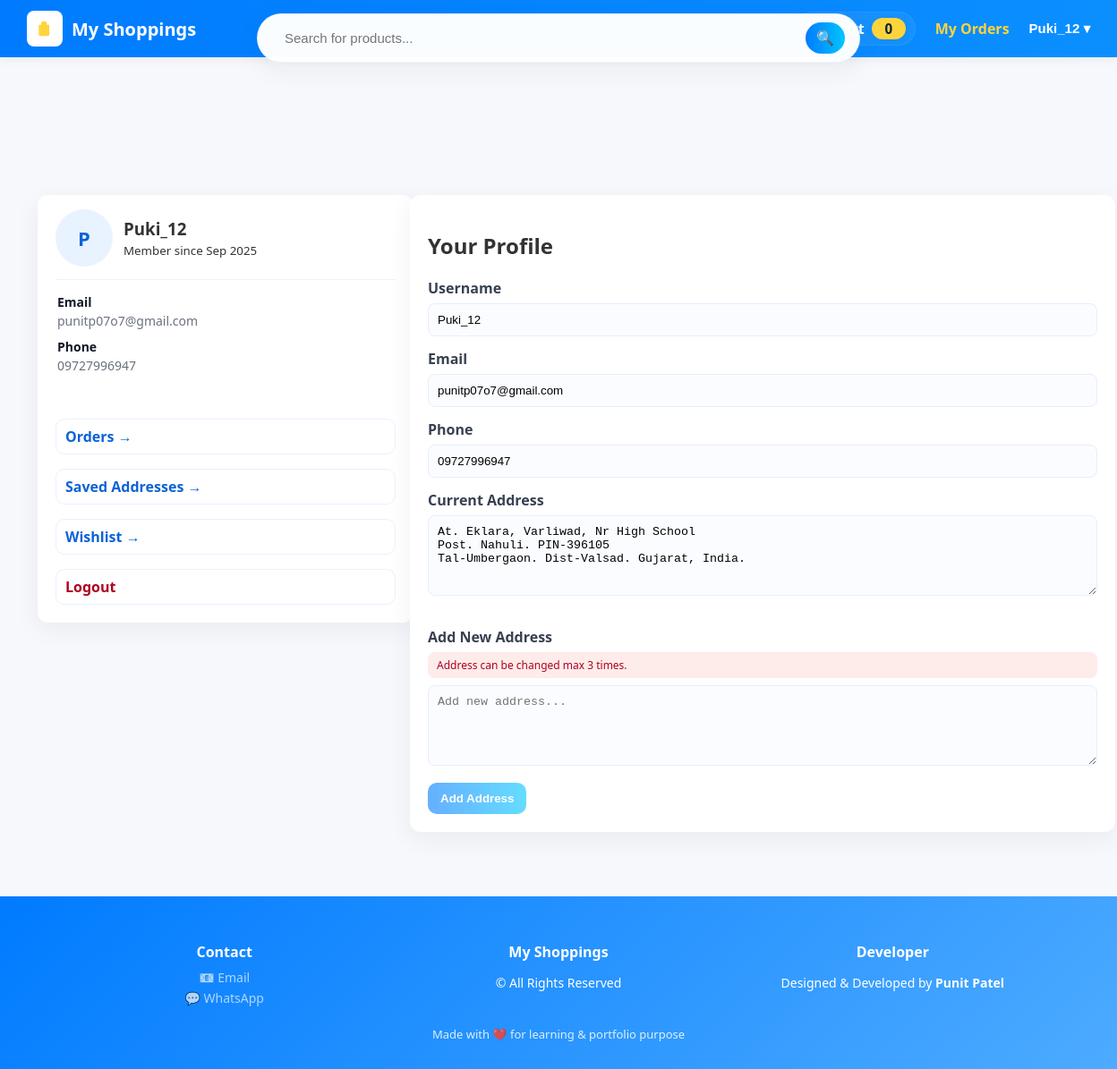
Screenshot of /shop/profile/ (signed in) with the database file from the repository.
### shop/models.py (models this page shows, shortened)
class Profile(models.Model):
    user = models.OneToOneField(User, on_delete=models.CASCADE, related_name="profile")
    phone = models.CharField(max_length=20, blank=True, null=True)
    address = models.TextField(blank=True, null=True)
    signup_provider = models.CharField(
        max_length=20,
        choices=(("manual", "Manual"), ("google", "Google")),
        default="manual"
    )

class Address(models.Model):
    profile = models.ForeignKey(
        Profile,
        related_name="addresses",
        on_delete=models.CASCADE
    )
    address = models.TextField()
    created_at = models.DateTimeField(auto_now_add=True)
    class Meta:
        ordering = ["-created_at"]

### shop/views.py (the view)
# urls.py: path('profile/', views.profile, name='profile'),
@login_required
def profile(request):
    profile, _ = Profile.objects.get_or_create(
        user=request.user,
        defaults={"signup_provider": "google"}  # Google fallback
    )
    if request.method == "POST":
        profile.phone = request.POST.get("phone", "").strip()
        profile.address = request.POST.get("address", "").strip()
        profile.save()
        return redirect("shop:profile")
    return render(request, "shop/profile.html", {
    "profile": profile,
    "address_limit_reached": profile.addresses.count() >= 3
})

### shop/cart.py (called while the page is built)
    def __len__(self):
        return sum(int(item["quantity"]) for item in self.cart.values())

### shop/context_processors.py (called while the page is built)
def cart_counts(request):
    try:
        cart = Cart(request)
        unique = len(cart.cart) if hasattr(cart, 'cart') else 0
        total_qty = len(cart)
    except Exception:
        unique = 0
        total_qty = 0
    return {
        "cart_unique_items": unique,
        "cart_total_qty": total_qty,
    }

### shop/templates/shop/profile.html (shortened to what this page needs)
{% extends "shop/base.html" %}
{% load static %}
{% block content %}
<div class="profile-wrap">
  <div class="card" style="position:relative;">
    <div class="avatar">
      <div class="img">{{ request.user.username|slice:":1"|upper }}</div>
      <div>
        <h3>{{ request.user.username }}</h3>
        <small>Member since {{ request.user.date_joined|date:"M Y" }}</small>
      </div>
    </div>
    <hr>
    <div class="info-block">
  <div class="info-label">Email</div>
  <div class="info-value">{{ request.user.email }}</div>
</div>
<div class="info-block">
  <div class="info-label">Phone</div>
  <div class="info-value">{{ profile.phone|default:"Not added" }}</div>
</div>
    <div class="quick-links">
      <a href="{% url 'shop:my_orders' %}">Orders →</a>
     <div class="saved-address-hover">
  <a href="javascript:void(0)" class="saved-address-trigger">
    Saved Addresses →
  </a>
</div>
      <a href="{% url 'shop:wishlist' %}">Wishlist →</a>
      <a href="{% url 'shop:logout' %}" style="color:#b00020;">Logout</a>
    </div>
  </div>
  <div class="card">
    <h2>Your Profile</h2>
    <form method="post">
      <div class="form-group">
        <label>Username</label>
        <input type="text" value="{{ request.user.username }}" readonly>
      </div>
      <div class="form-group">
        <label>Email</label>
        <input type="email" value="{{ request.user.email }}" readonly>
      </div>
      <div class="form-group">
        <label>Phone</label>
        <input type="tel" name="phone" value="{{ profile.phone|default:'' }}">
      </div>
      <div class="form-group">
        <label>Current Address</label>
        <textarea
          readonly>{% with profile.addresses.first as addr %}{% if addr %}{{ addr.address }}{% endif %}{% endwith %}</textarea>
      </div>
    </form>
<form method="post" action="{% url 'shop:add_address' %}" style="margin-top:16px;">
  <div class="form-group" style="position:relative;">
    <label>Add New Address</label>
    {% if address_limit_reached %}
    <div id="addressLimitMsg" style="
      background:#fdecea;
      color:#b00020;
      padding:6px 10px;
      border-radius:8px;
      font-size:12px;
      margin-bottom:8px;
    ">
      Address can be changed max 3 times.
    </div>
    {% endif %}
    <textarea
      name="address"
      placeholder="Add new address..."
      {% if address_limit_reached %}disabled{% endif %}
      required
    ></textarea>
  </div>
  <button
    class="btn-primary"
    type="submit"
    {% if address_limit_reached %}disabled style="opacity:0.6;cursor:not-allowed;"{% endif %}
  >
    Add Address
  </button>
</form>
    {% endblock %}

### shop/templates/shop/base.html (shortened to what this page needs)
{% load static %}
<!doctype html>
<html lang="en">
<head>
  <link rel="stylesheet" href="{% static 'shop/css/style.css' %}">
</head>
<body data-initial-cart-count="{{ cart_unique_items|default:0 }}">
  <form class="floating-search" method="get" action="{% url 'shop:product_list' %}">
    <input type="text" name="q" value="{{ query }}" placeholder="Search for products...">
    <button type="submit" aria-label="Search">
      🔍
    </button>
  </form>
  <header>
    <a class="brand" href="{% url 'shop:product_list' %}">
      <span class="logo" aria-hidden="true">
        <svg viewBox="0 0 24 24" xmlns="http://www.w3.org/2000/svg" aria-hidden="true">
          <path d="M7 7V6a4 4 0 0 1 8 0v1h3v13a2 2 0 0 1-2 2H6a2 2 0 0 1-2-2V7h3zM9 7h6" fill="#ffd43b" />
        </svg>
      </span>
      <div>
        <div class="title">My Shoppings</div>
      </div>
    </a>
    <div style="display:flex; align-items:center; gap:12px;">
      <a href="{% url 'shop:cart_detail' %}" class="cart-badge" id="cartLink" aria-label="Cart">
        <span style="font-weight:700;color:#fff;margin-left:6px;">Cart</span>
        <span id="cartCountBadge" class="cart-count" aria-live="polite" aria-atomic="true">
          {{ cart_unique_items|default:0 }}
        </span>
      </a>
      <a href="{% url 'shop:my_orders' %}" style="color:#ffd43b; font-weight:600;">My Orders</a>
      <div class="account">
        {% if request.user.is_authenticated %}
        <button class="account-btn" id="accountBtn">{{ request.user.get_username }} ▾</button>
        {% else %}
        <a href="{% url 'shop:login' %}" style="color:#ffd43b; font-weight:600;">Login</a>
        <a href="{% url 'shop:signup' %}" style="color:#ffd43b; font-weight:600; margin-left:6px;">Signup</a>
        {% endif %}
      </div>
    </div>
  </header>
  <main>
    {% block content %}{% endblock %}
  </main>
  <footer>
    <div class="footer-container">
      <div class="footer-column">
        <h4>Contact</h4>
        <a href="mailto:punitp0170@gmail.com" target="_blank">📧 Email</a>
        <a href="https://wa.me/917048856947" target="_blank">💬 WhatsApp</a>
      </div>
      <div class="footer-column">
        <h4>My Shoppings</h4>
        <p>© {{ now|date:"Y" }} All Rights Reserved</p>
      </div>
      <div class="footer-column">
        <h4>Developer</h4>
        <p>Designed & Developed by <strong>Punit Patel</strong></p>
      </div>
    </div>
    <div class="footer-bottom">
      Made with ❤️ for learning & portfolio purpose
    </div>
  </footer>
</body>
</html>

### static/shop/css/style.css (style rules this page uses)
:root { --muted:#6b7280 }

### shop/templates/shop/base.html (style rules this page uses)
body { font-family: 'Segoe UI', Tahoma, Arial, sans-serif; margin: 0; background: #f6f8fb; color: #333; overflow-x: hidden; display: flex; flex-direction: column; min-height: 100vh; -webkit-font-smoothing: antialiased; -moz-osx-font-smoothing: grayscale; }
header { background: linear-gradient(90deg, #007BFF 0%, #0b8fff 100%); color: #fff; padding: 12px 20px; display: flex; justify-content: space-between; align-items: center; flex-wrap: wrap; position: relative; z-index: 2; box-shadow: 0 3px 10px rgba(6, 40, 84, 0.06); }
header .brand { display: flex; align-items: center; gap: 10px; text-decoration: none; color: #ffd43b; }
.brand .logo { width: 34px; height: 34px; border-radius: 8px; background: #fff; display: grid; place-items: center; padding: 3px; }
.brand .logo svg { width: 20px; height: 20px; fill: #0077d9; }
.brand .title { font-size: 20px; font-weight: 700; color: #fff; margin: 0; }
header a { color: #ffd43b; text-decoration: none; font-weight: 600; margin-left: 10px; }
.account { position: relative; display: inline-block; }
.account .account-btn { background: transparent; border: none; color: #fff; font-weight: 600; cursor: pointer; font-size: 15px; padding: 6px 10px; border-radius: 8px; }
.cart-badge { display: inline-flex; align-items: center; gap: 8px; background: rgba(255, 255, 255, 0.06); padding: 6px 10px; border-radius: 999px; color: #fff; font-weight: 600; text-decoration: none; border: 1px solid rgba(255, 255, 255, 0.06); }
.cart-count { background: #ffd43b; color: #07263a; font-weight: 800; padding: 2px 8px; border-radius: 999px; font-size: 0.95rem; min-width: 22px; text-align: center; display: inline-block; box-shadow: 0 2px 6px rgba(8, 30, 60, 0.06); }
.floating-search { position: fixed; top: 15px; left: 50%; transform: translateX(-50%); z-index: 1000; background: rgba(255, 255, 255, 0.98); border-radius: 30px; box-shadow: 0 8px 30px rgba(6, 40, 84, 0.06); padding: 8px 16px; display: flex; align-items: center; gap: 10px; width: 86%; max-width: 640px; border: 1px solid rgba(10, 40, 100, 0.05); }
.floating-search input[type="text"] { flex: 1; padding: 10px 14px; border: none; outline: none; background: transparent; font-size: 15px; color: #333; }
.floating-search button { background: linear-gradient(90deg, #007BFF, #00C6FF); border: none; color: white; padding: 8px 12px; border-radius: 999px; cursor: pointer; font-size: 16px; }
main { flex: 1; max-width: 1200px; margin: 110px auto 24px auto; padding: 0 16px; width: 100%; }
.card { background: #fff; border-radius: 12px; box-shadow: 0 4px 12px rgba(0, 0, 0, 0.08); overflow: hidden; display: flex; flex-direction: column; justify-content: space-between; width: 100%; max-width: 280px; transition: all 0.25s ease; transform: translateY(10px); cursor: pointer; }
footer { background: linear-gradient(135deg, #007BFF, #4dabff); color: #fff; padding: 30px 10px; font-size: 14px; margin-top: auto; }
.footer-container { display: flex; justify-content: space-between; flex-wrap: wrap; max-width: 1100px; margin: auto; text-align: center; gap: 20px; }
.footer-column { flex: 1; min-width: 200px; }
.footer-column h4 { margin-bottom: 8px; font-size: 16px; font-weight: bold; color: #fff; }
.footer-column a { color: #fffa; text-decoration: none; display: block; margin: 4px 0; font-size: 14px; }
.footer-bottom { text-align: center; margin-top: 18px; font-size: 13px; opacity: 0.85; }

### rows the page displays
Profile: phone "09727996947", id.address "At. Eklara, Varliwad, Nr High School Post. Nahuli. PIN-396105 Tal-Umbergaon. Dist-Valsad. Gujarat, India."

### other values shown
{{ cart_unique_items|default:0 }} "0"
{{ request.user.get_username }} "Puki_12"
{{ request.user.username|slice:":1"|upper }} "P"
{{ request.user.username }} "Puki_12"
{{ request.user.date_joined|date:"M Y" }} "Sep 2025"
{{ request.user.email }} "punitp07o7@gmail.com"
